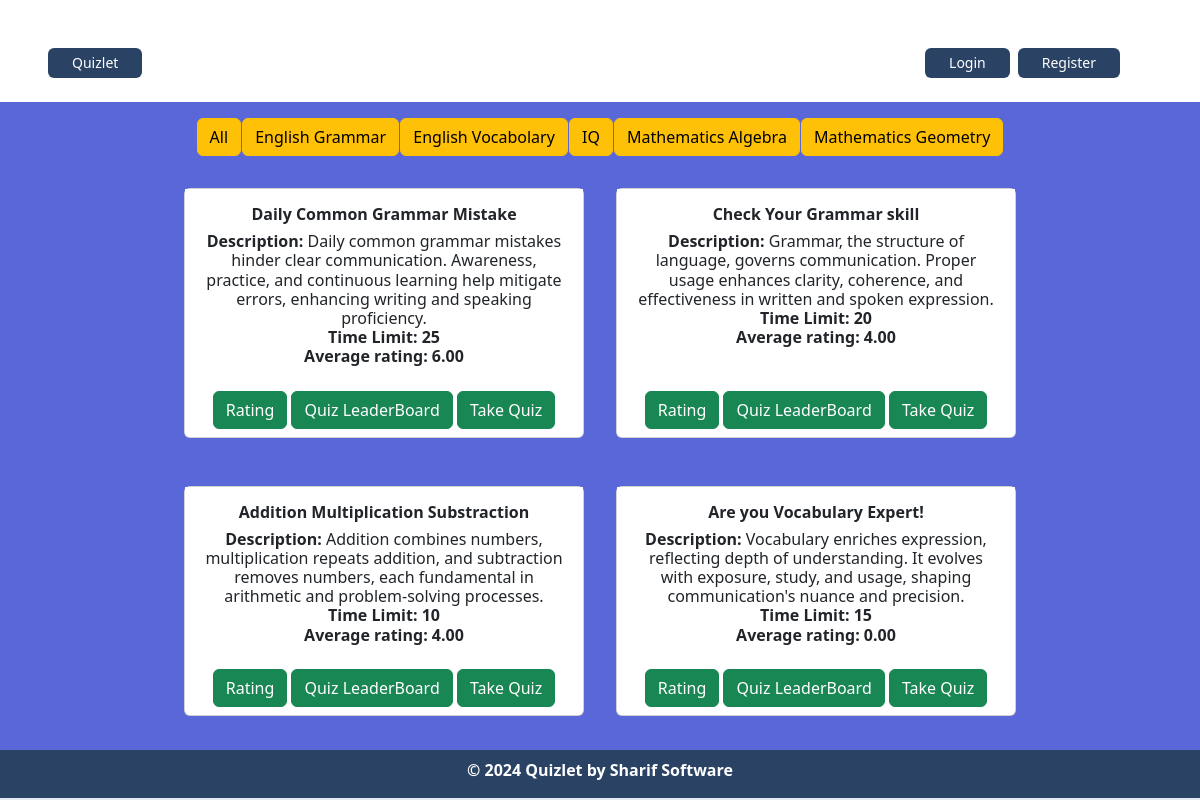
The page / on the database its author committed.
### quiz/models.py (models this page shows, shortened)
class QuizCategory(models.Model):
    name = models.CharField(max_length=50)
    slug = models.SlugField(max_length = 50, blank=True, null=True)

class Quiz(models.Model):
    title= models.CharField(max_length=100)
    description= models.TextField()
    category = models.ForeignKey(QuizCategory, on_delete=models.CASCADE)
    has_time_limit = models.BooleanField(default=False)
    time_limit = models.PositiveIntegerField(blank=True, null=True)
    average_rating = models.DecimalField(max_digits=5, decimal_places=2, default=0, blank=True, null=True)

### quizlet/views.py (the view)
# urls.py: path('', views.HomepageView.as_view(), name='homepage'),
class HomepageView(ListView):
    model = Quiz
    template_name = 'home.html'
    context_object_name = 'quizes'
    def get_queryset(self):
        brand_slug = self.kwargs.get('Brand_Slug')
        if brand_slug:
            quizcategory = QuizCategory.objects.get(slug=brand_slug)
            queryset = Quiz.objects.filter(category=quizcategory).order_by('-average_rating')
        else:
            queryset = Quiz.objects.all().order_by('-average_rating')
        return queryset
    def get_context_data(self, **kwargs):
        context = super().get_context_data(**kwargs)
        context['categories'] = QuizCategory.objects.all()
        return context

### templates/home.html (shortened to what this page needs)
{% extends "base.html" %}
{% load static %}
{% block body %}
<div class="d-flex p-3 justify-content-around" style = "width:70%; margin:auto">
    <div class="d-flex justify-content-around" >
      <a class="btn btn-warning hover:border-transparent hover:text-dark hover:bg-green-700 " href="{% url 'homepage' %}">All</a>
      </div>
      {% for category in categories %}
      <div class="d-flex justify-content-around">
          <a class="btn btn-warning hover:border-transparent hover:text-dark hover:bg-green-700"  href="{% url 'Categorywise' category.slug%}">{{category.name}}</a>
      </div>
      {% endfor %}
</div>
<div class="d-flex flex-wrap justify-content-center">
    {% for quiz in quizes %}
    <div class="d-flex mb-3 p-3 mb-sm-0 justify-content-center">
        <div class="card mb-3 " style="width: 25rem;">
            <div class="card-body text-center bg-white">
              <h3 class="card-title"><b>{{quiz.title}}</b></h3>
              <h6 class="fw-normal"><b>Description:</b> {{quiz.description}}</h6>
              <h5 class="fw-normal"><b>Time Limit: {{quiz.time_limit}}</b></h5>
              <h5 class="fw-normal"><b>Average rating: {{quiz.average_rating}}</b></h5>
            </div>
            <div class="card-footer text-center bg-white border-0">
              <a href="{% url 'reviews' quiz.id %}" class="btn btn-success">Rating</a>
              <a href="{% url 'quizleaderboard' quiz.id %}" class="btn btn-success">Quiz LeaderBoard</a>
              <a href="{% url 'quizdetail' quiz.id %}" class="btn btn-success">Take Quiz</a>
            </div>
        </div>
    </div>
    {% endfor %}
</div>
{% endblock %}

### rows shown on the page
QuizCategory: name "English Grammar"
QuizCategory: name "English Vocabolary"
QuizCategory: name "IQ"
QuizCategory: name "Mathematics Algebra"
QuizCategory: name "Mathematics Geometry"
Quiz: title "Daily Common Grammar Mistake", description "Daily common grammar mistakes hinder clear communication. Awareness, practice, and continuous learning help mitigate errors, enhancing writing and speaking proficiency.", time_limit "25", average_rating "6.00"
Quiz: title "Check Your Grammar skill", description "Grammar, the structure of language, governs communication. Proper usage enhances clarity, coherence, and effectiveness in written and spoken expression.", time_limit "20", average_rating "4.00"
Quiz: title "Addition Multiplication Substraction", description "Addition combines numbers, multiplication repeats addition, and subtraction removes numbers, each fundamental in arithmetic and problem-solving processes.", time_limit "10", average_rating "4.00"
Quiz: title "Are you Vocabulary Expert!", description "Vocabulary enriches expression, reflecting depth of understanding. It evolves with exposure, study, and usage, shaping communication's nuance and precision.", time_limit "15", average_rating "0.00"
